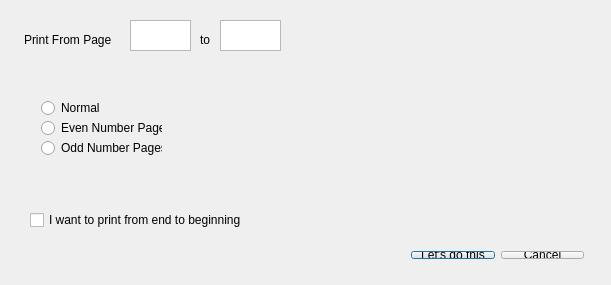
<?xml version="1.0" encoding="UTF-8"?>
<ui version="4.0">
 <class>Dialog</class>
 <widget class="QDialog" name="Dialog">
  <property name="geometry">
   <rect>
    <x>0</x>
    <y>0</y>
    <width>611</width>
    <height>285</height>
   </rect>
  </property>
  <property name="windowTitle">
   <string>Dialog</string>
  </property>
  <widget class="QLabel" name="label">
   <property name="geometry">
    <rect>
     <x>24</x>
     <y>30</y>
     <width>111</width>
     <height>20</height>
    </rect>
   </property>
   <property name="text">
    <string>Print From Page</string>
   </property>
  </widget>
  <widget class="QTextEdit" name="BeginTextEdit">
   <property name="geometry">
    <rect>
     <x>130</x>
     <y>20</y>
     <width>61</width>
     <height>31</height>
    </rect>
   </property>
  </widget>
  <widget class="QLabel" name="label_2">
   <property name="geometry">
    <rect>
     <x>200</x>
     <y>30</y>
     <width>111</width>
     <height>20</height>
    </rect>
   </property>
   <property name="text">
    <string>to</string>
   </property>
  </widget>
  <widget class="QCheckBox" name="reverseCheckBox">
   <property name="geometry">
    <rect>
     <x>30</x>
     <y>210</y>
     <width>251</width>
     <height>20</height>
    </rect>
   </property>
   <property name="text">
    <string>I want to print from end to beginning</string>
   </property>
  </widget>
  <widget class="QTextEdit" name="EndTextEdit">
   <property name="geometry">
    <rect>
     <x>220</x>
     <y>20</y>
     <width>61</width>
     <height>31</height>
    </rect>
   </property>
  </widget>
  <widget class="QWidget" name="">
   <property name="geometry">
    <rect>
     <x>30</x>
     <y>90</y>
     <width>143</width>
     <height>76</height>
    </rect>
   </property>
   <layout class="QVBoxLayout" name="verticalLayout">
    <item>
     <widget class="QRadioButton" name="NormalRadioButton">
      <property name="text">
       <string>Normal</string>
      </property>
     </widget>
    </item>
    <item>
     <widget class="QRadioButton" name="EvenRadioButton">
      <property name="text">
       <string>Even Number Pages</string>
      </property>
     </widget>
    </item>
    <item>
     <widget class="QRadioButton" name="OddRadioButton">
      <property name="text">
       <string>Odd Number Pages</string>
      </property>
     </widget>
    </item>
   </layout>
  </widget>
  <widget class="QWidget" name="">
   <property name="geometry">
    <rect>
     <x>400</x>
     <y>240</y>
     <width>195</width>
     <height>30</height>
    </rect>
   </property>
   <layout class="QHBoxLayout" name="horizontalLayout">
    <item>
     <widget class="QPushButton" name="acceptButton">
      <property name="text">
       <string>Let's do this</string>
      </property>
     </widget>
    </item>
    <item>
     <widget class="QPushButton" name="cancelButton">
      <property name="text">
       <string>Cancel</string>
      </property>
     </widget>
    </item>
   </layout>
  </widget>
  <zorder>label</zorder>
  <zorder>BeginTextEdit</zorder>
  <zorder>label_2</zorder>
  <zorder>acceptButton</zorder>
  <zorder>cancelButton</zorder>
  <zorder>reverseCheckBox</zorder>
  <zorder></zorder>
  <zorder>EndTextEdit</zorder>
  <zorder>NormalRadioButton</zorder>
  <zorder>EvenRadioButton</zorder>
  <zorder>OddRadioButton</zorder>
  <zorder>NormalRadioButton</zorder>
  <zorder>EvenRadioButton</zorder>
 </widget>
 <layoutdefault spacing="6" margin="11"/>
 <resources/>
 <connections/>
</ui>
